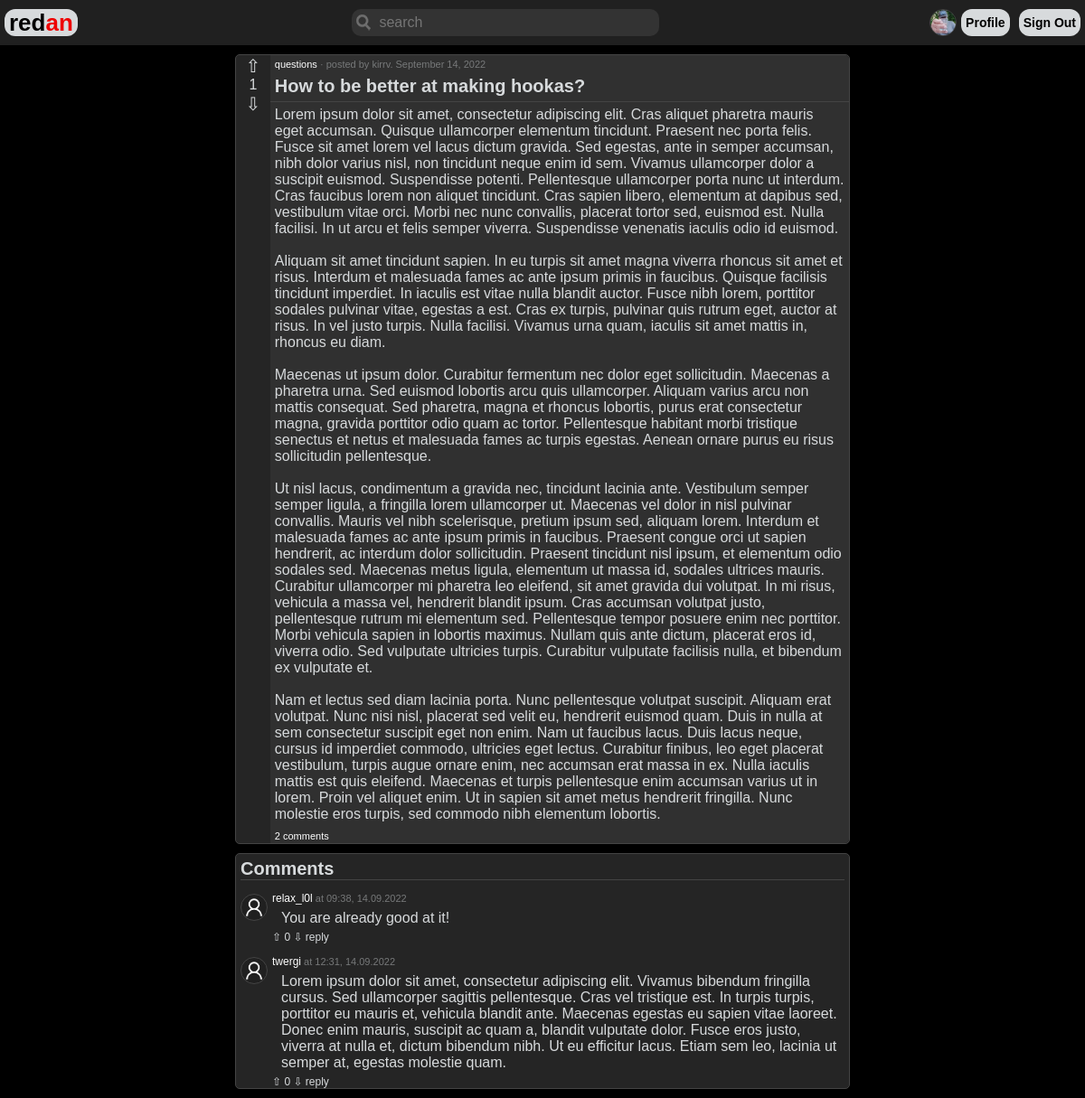
Page /ribbon/questions/61364300-2987-4494-89f1-49fd54d9df1b/ (signed in) on the committed database.
### users/models.py (models this page shows, shortened)
class Profile(models.Model):
    id = models.UUIDField(default=uuid.uuid4, unique=True, primary_key=True, editable=False)
    user_id = models.OneToOneField(User, on_delete=models.CASCADE)
    about = models.CharField(max_length=200, blank=True)
    country = CountryField(blank=True)
    rating = models.IntegerField(default=0)
    profile_image = models.ImageField(upload_to='user/profile/', blank=True, default=defaultImage('profile'))
    banner_image = models.ImageField(upload_to='user/banner/', blank=True, default=defaultImage('banner'))
    def __str__(self):
        return str(self.user_id)

### ribbon/models.py (models this page shows, shortened)
class SectionPost(models.Model):
    id = models.UUIDField(default=uuid.uuid4, unique=True, primary_key=True, editable=False)
    section_id = models.ForeignKey(Section, on_delete=models.CASCADE)
    profile_id = models.ForeignKey(Profile, on_delete=models.CASCADE)
    title = models.CharField(max_length=100)
    rating = models.IntegerField(default=0)
    image = models.ImageField(upload_to=sectionpost_path, null=True, blank=True)
    content = models.TextField(max_length=4000, blank=True)
    date_published = models.DateTimeField(auto_now_add=True)
    class Meta():
        ordering = ['-rating', '-date_published']

class Section(models.Model):
    id = models.UUIDField(default=uuid.uuid4, unique=True, primary_key=True, editable=False)
    title = models.CharField(max_length=50, unique=True)
    short_description = models.CharField(max_length=50, blank=True)
    description = models.CharField(max_length=500, blank=True)
    image = models.ImageField(upload_to=section_image_path)
    banner = models.ImageField(upload_to=section_banner_path, blank=True)
    banner_color = ColorField()
    subscribers = models.ManyToManyField(User, editable=False)
    date_created = models.DateTimeField(auto_now_add=True)

class Comments(models.Model):
    id = models.UUIDField(default=uuid.uuid4, unique=True, primary_key=True, editable=False)
    user_id = models.ForeignKey(User, null=True, on_delete=models.SET_NULL)
    section_post_id = models.ForeignKey(SectionPost, null=True, on_delete=models.SET_NULL)
    text = models.TextField(max_length=500)
    rating = models.IntegerField(default=0, editable=False)
    date_published = models.DateTimeField(auto_now_add=True)
    class Meta():
        ordering = ['-rating', 'date_published']

### ribbon/views.py (the view)
# urls.py: path('ribbon/<str:section_title>/<post_id>/', postView, name='post'),
def postView(request, section_title, post_id):
    post = SectionPost.objects.get(id=post_id)
    comments = post.comments_set.all()
    context = {
        'post': post,
        'comments': comments,
    }
    return render(request, 'ribbon/post.html', context)

### ribbon/templates/ribbon/post.html (shortened to what this page needs)
{% extends 'ribbon/base.html' %}
{% block content %}
<head>
</head>
<main>
    <div class="ribbon_post_container">
        {% include 'ribbon/single-post.html' %}
        {% if comments %}
        <div class="div_comments" id="comments">
            <h3 class="post_title div_title bottom_border">Comments</h3>
            {% for comment in comments %}
            <div class="comment">
               <img class="navbar_profile_image div_title" src="{{ comment.user_id.profile.profile_image.url }}">
               <div class="flex_column">
                    <div>
                        <a class="post_main_link" style="font-size: 12px; margin-left: 0px" href="{% url 'user' comment.user_id.username %}">{{ comment.user_id.username }}</a><span class="post_info"> at {{ comment.date_published|date:"H:i, d.m.Y" }}</span>
                    </div>
                    <div class="comment_text">
                        {{ comment.text }}
                    </div>
                    <div class="comment_subbuttons">
                       &#8679; {{ comment.rating }} &#8681; reply
                    </div>
               </div>
            </div>
            {% endfor %}
        </div>
        {% endif %}
    </div>
</main>
{% endblock content %}

### ribbon/templates/ribbon/navbar.html (shortened to what this page needs)
<header>
    <div class="navbar">
        <a class="navbar_button_logo" href="{% url 'ribbon' %}">
            <span>red</span><span class="logo_link">an</span>
        </a>
        <input class="search" type="text" placeholder="search" method="POST">
        <div style="display: flex; align-items: center;">
            {% if request.user.is_authenticated %}
            <img class="navbar_profile_image" src="{{ request.user.profile.profile_image.url }}">
            <a class="navbar_button" href="{% url 'user' request.user.username %}">
                Profile
            </a>
            <a class="navbar_button" href="{% url 'logout' %}">
                Sign Out
            </a>
            {% endif %}
        </div>
    </div>
</header>

### ribbon/templates/ribbon/single-post.html (shortened to what this page needs)
<div class="div_post">
    <div class="div_post_rating">
        <div>
            <a class="post_up" href="">&#8679;</a>
        </div>
        <div>
            {{ post.rating }}
        </div>
        <div>
            <a class="post_down" href="">&#8681;</a>
        </div>
    </div>
    <div class="post_content">
        <div>
            <a class="post_main_link" href="{% url 'section' post.section_id.title %}">{{ post.section_id.title }}</a><span class="post_info"> · posted by <a class="post_secondary_link" href="{% url 'user' post.profile_id.user_id %}">{{ post.profile_id }}</a>. {{ post.date_published|date:"F j, Y" }}</span>
        </div>
        <div class="div_title">
            <a class="post_title" href="{% url 'post' post.section_id.title post.id %}">{{ post.title }}</a>
        </div>
        <div class="bottom_border"></div>
        <div class="post_text">
            {{ post.content|linebreaksbr }}
        </div>
        <div>
            <a class="post_main_link" href="{% url 'post' post.section_id.title post.id %}#comments">{{ post.comments_set.all.count }} сomment{{ post.comments_set.all.count|pluralize:'s'}}</a>
        </div>
    </div>
</div>

### ribbon/static/ribbon/main.css (style rules this page uses)
body { background-color: #000; margin: 0; font-family: "Trebuchet MS", "Verdana", "Tahoma", sans-serif; }
header { position: sticky; top: 0; z-index: 1; }
.navbar { display: flex; height: 50px; align-items: center; justify-content: space-between; min-width: 650px; background-color: #202020; }
.logo_link { color: #e00; }
.navbar_button_logo { display: inline-flex; height: 30px; padding: 0 5px; margin: 2px 5px; align-items: center; border-radius: 12px; background-color: #D7DADC; font-weight: bold; text-decoration: none; font-size: 26px; color: #000; }
.search { border: none; border-radius: 10px; height: 30px; background-color: #333; background-image: url("images/searchicon.png"); background-position: 5px 6px; background-repeat: no-repeat; color: #fff; font-family: inherit; font-size: 16px; min-width: 300px; padding: 0px 10px 0px 30px; }
.navbar_profile_image { display: inline-flex; height: 28px; width: 28px; object-fit: cover; border-radius: 15px; border: solid 1px #444; background-color: #202020; }
.navbar_button { display: inline-flex; height: 30px; align-items: center; border-radius: 12px; background-color: #D7DADC; margin: 2px 5px; padding: 0 5px; text-decoration: none; font-size: 14px; font-weight: bold; color: #000; }
.ribbon_post_container { width: 700px; margin: 0 auto; }
.div_post { display: flex; margin: 10px; color: #D7DADC; background-color: #252525; border: solid 1px #444; border-radius: 5px; }
.div_post_rating { display: flex; flex-direction: column; width: 40px; }
.div_post_rating div { text-align: center; }
.div_post_rating a { text-decoration: none; color: inherit; font-size: 20px; }
.post_content { display: flex; flex-direction: column; border-radius: 0 5px 5px 0; background-color: #303030; width: 100%; }
.post_main_link { margin: 5px 0px 0px 5px; text-decoration: none; font-size: 11px; color: #fff; }
.post_secondary_link { text-decoration: none; color: #77797a; }
.post_info { font-size: 11px; color: #77797a; }
.div_title { margin: 5px; }
.bottom_border { border-bottom: solid 1px #444; }
.post_title { font-size: 20px; text-decoration: none; font-weight: bold; color: #D7DADC; }
.post_text { margin: 5px; }
.div_comments { margin: 10px; min-width: 400px; color: #D7DADC; background-color: #252525; border: solid 1px #444; border-radius: 5px; }
.comment { display: flex; margin-top: 10px; }
.flex_column { display: flex; flex-flow: column; }
.comment_text { font-size: 16px; margin: 5px 10px; }
.comment_subbuttons { font-size: 12px; }

### rows in the picture
SectionPost: rating "1", section_id "questions", profile_id "kirrv", date_published "September 14, 2022", title "How to be better at making hookas?", content "Lorem ipsum dolor sit amet, consectetur adipiscing elit. Cras aliquet pharetra mauris eget accumsan. Quisque ullamcorper elementum tincidunt. Praesent nec porta felis. Fusce sit amet lorem vel lacus dictum gravida. Sed egestas, ante in semper accumsan, nibh dolor varius nisl, non tincidunt neque enim id sem. Vivamus ullamcorper dolor a suscipit euismod. Suspendisse potenti. Pellentesque ullamcorper porta nunc ut interdum. Cras faucibus lorem non aliquet tincidunt. Cras sapien libero, elementum at dapibus sed, vestibulum vitae orci. Morbi nec nunc convallis, placerat tortor sed, euismod est. Nulla facilisi. In ut arcu et felis semper viverra. Suspendisse venenatis iaculis odio id euismod.…", comments_set.all.count "2"
Comments: user_id.profile.profile_image (placeholder picture), user_id.username "relax_l0l", date_published "09:38, 14.09.2022", text "You are already good at it!", rating "0"
Comments: user_id.profile.profile_image (placeholder picture), user_id.username "twergi", date_published "12:31, 14.09.2022", text "Lorem ipsum dolor sit amet, consectetur adipiscing elit. Vivamus bibendum fringilla cursus. Sed ullamcorper sagittis pellentesque. Cras vel tristique est. In turpis turpis, porttitor eu mauris et, vehicula blandit ante. Maecenas egestas eu sapien vitae laoreet. Donec enim mauris, suscipit ac quam a, blandit vulputate dolor. Fusce eros justo, viverra at nulla et, dictum bibendum nibh. Ut eu efficitur lacus. Etiam sem leo, lacinia ut semper at, egestas molestie quam.", rating "0"
